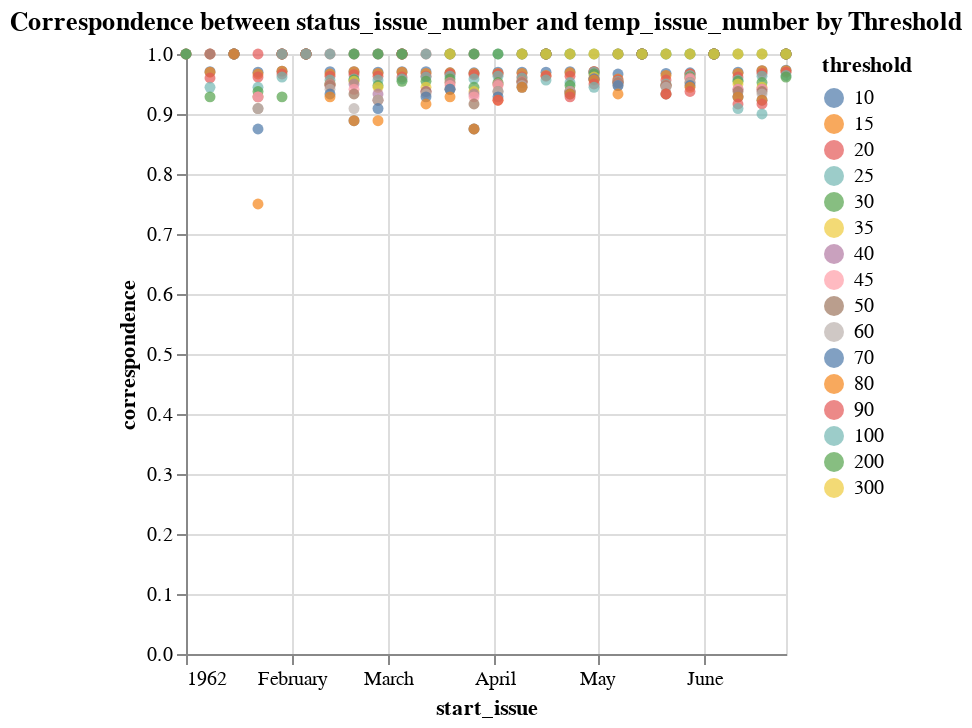

This figure's notebook cell:
### Code cell
correspondence_df = boundaries_df.groupby(['threshold', 'start_issue']).apply(
    lambda x: (x['status_issue_number'] == x['temp_issue_number']).mean()
).reset_index(name='correspondence')

chart = alt.Chart(correspondence_df).mark_point(filled=True).encode(
    x='start_issue:T',
    y='correspondence:Q',
	color='threshold:N',
    tooltip=['threshold', 'correspondence', 'start_issue:T']
).properties(
    title='Correspondence between status_issue_number and temp_issue_number by Threshold'
)

chart

### Figure 1 — Vega-Lite specification as saved in the notebook (floating-point values rounded to 4 significant figures; data arrays with more than 128 entries replaced by an {"elided": "..."} marker saying what was removed)
{"config": {"view": {"continuousWidth": 300, "continuousHeight": 300}}, "data": {"name": "data-f72f588a5b5948c05d80b007183441fa"}, "mark": {"type": "point", "filled": true}, "encoding": {"color": {"field": "threshold", "type": "nominal"}, "tooltip": [{"field": "threshold", "type": "quantitative"}, {"field": "correspondence", "type": "quantitative"}, {"field": "start_issue", "type": "temporal"}], "x": {"field": "start_issue", "type": "temporal"}, "y": {"field": "correspondence", "type": "quantitative"}}, "title": "Correspondence between status_issue_number and temp_issue_number by Threshold", "$schema": "https://vega.github.io/schema/vega-lite/v5.8.0.json", "datasets": {"data-f72f588a5b5948c05d80b007183441fa": {"elided": "378 records"}}}
